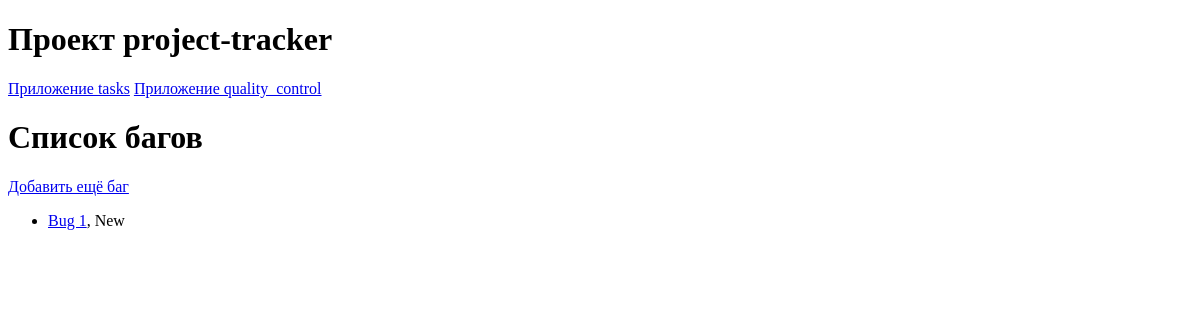
The app's page /quality_control/bugs/, older data.
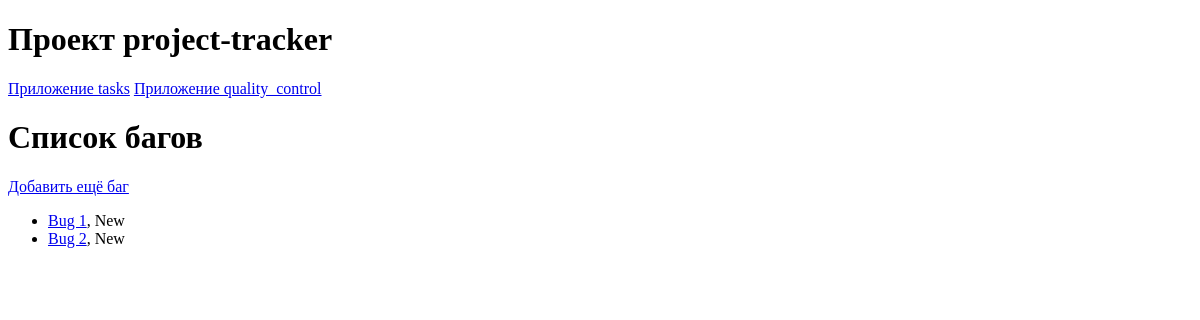
The same page, newer data.
### quality_control/models.py (models this page shows)
class BugReport(models.Model):
    STATUS_CHOICES = [
        ('New','Новая'),
        ('In proccess','В работе'),
        ('Completed','Завершена')
        ]
    PRIORITY_CHOICES = [
        ('3', 'Hard'),
        ('2','Medium'),
        ('1','Light')
    ]
    title = models.CharField(max_length=50)
    description = models.TextField()
    project = models.ForeignKey(
        Project,
        related_name='project_as_bugreport',
        on_delete=models.CASCADE
    )
    task = models.ForeignKey(
        Task,
        related_name='task_as_bugreport',
        on_delete=models.SET_NULL,
        null = True
    )
    status = models.CharField(
        max_length=50,
        choices=STATUS_CHOICES,
        default='New',
    )
    priority = models.CharField(
        max_length=50,
        choices=PRIORITY_CHOICES,
        default='1'
    )
    created_at = models.DateTimeField(auto_now_add=True)
    update_at = models.DateTimeField(auto_now=True)

### quality_control/views.py (the view)
# urls.py: path('bugs/', views.bug_list, name='bug_list'),
def bug_list(request):
    bugs = BugReport.objects.all()
    return render(request, 'quality_control/bug_list.html', {'bug_list': bugs})

### quality_control/templates/quality_control/bug_list.html
{% extends 'base/base.html' %}
{% block content %}
    <h1>Список багов</h1>
    <p><a href="{% url 'quality_control:create_bugreport' %}">Добавить ещё баг</a></p>
    <ul>
        {% for bug in bug_list %}
            <li><a href = "{% url 'quality_control:bug_detail' bug.id %}">{{ bug.title }}</a>, <a>{{ bug.status }}</a></li>
        {% endfor %}
    </ul>
{% endblock %}

Row changes from the older to the newer data that the page shows:
added BugReport: title "Bug 2", status "New"
